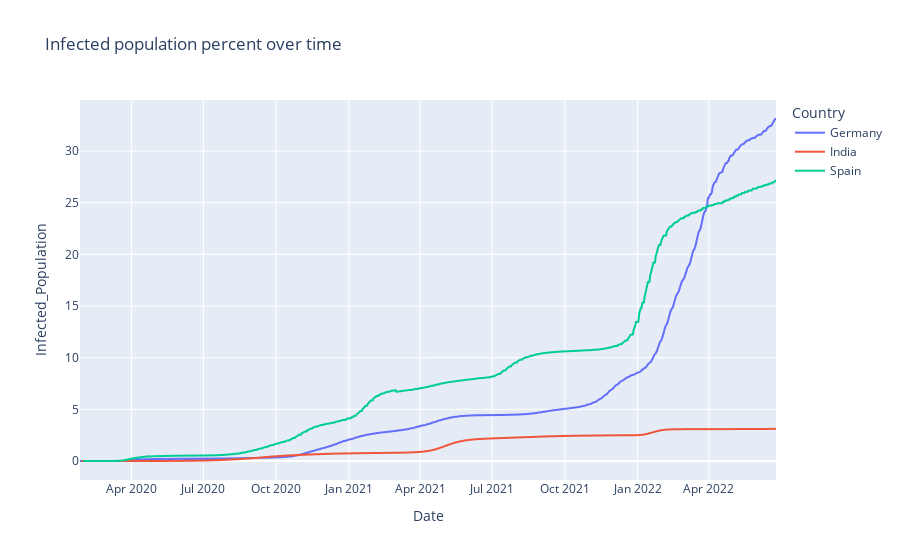

Source (notebook cell):
### Markdown cell above
# Plot figures for data visualisation

### Code cell
import plotly.express as px
fig = px.line(country_infection_data, x = "Date", y="Infected_Population", color='Country', title = 'Infected population percent over time')
fig.show()

### Figure 1 — Plotly figure (JSON) as saved in the notebook; plotly's stock layout.template omitted (floating-point values rounded to 4 significant figures; data arrays with more than 128 entries replaced by an {"elided": "..."} marker saying what was removed)
{"data": [{"hovertemplate": "Country=Germany<br>Date=%{x}<br>Infected_Population=%{y}<extra></extra>", "legendgroup": "Germany", "line": {"color": "#636efa", "dash": "solid"}, "marker": {"symbol": "circle"}, "mode": "lines", "name": "Germany", "showlegend": true, "type": "scattergl", "x": {"elided": "881 str values"}, "xaxis": "x", "y": {"elided": "881 float values"}, "yaxis": "y"}, {"hovertemplate": "Country=India<br>Date=%{x}<br>Infected_Population=%{y}<extra></extra>", "legendgroup": "India", "line": {"color": "#EF553B", "dash": "solid"}, "marker": {"symbol": "circle"}, "mode": "lines", "name": "India", "showlegend": true, "type": "scattergl", "x": {"elided": "878 str values"}, "xaxis": "x", "y": {"elided": "878 float values"}, "yaxis": "y"}, {"hovertemplate": "Country=Spain<br>Date=%{x}<br>Infected_Population=%{y}<extra></extra>", "legendgroup": "Spain", "line": {"color": "#00cc96", "dash": "solid"}, "marker": {"symbol": "circle"}, "mode": "lines", "name": "Spain", "showlegend": true, "type": "scattergl", "x": {"elided": "876 str values"}, "xaxis": "x", "y": {"elided": "876 float values"}, "yaxis": "y"}], "layout": {"legend": {"title": {"text": "Country"}, "tracegroupgap": 0}, "title": {"text": "Infected population percent over time"}, "xaxis": {"anchor": "y", "domain": [0, 1], "title": {"text": "Date"}}, "yaxis": {"anchor": "x", "domain": [0, 1], "title": {"text": "Infected_Population"}}}}
